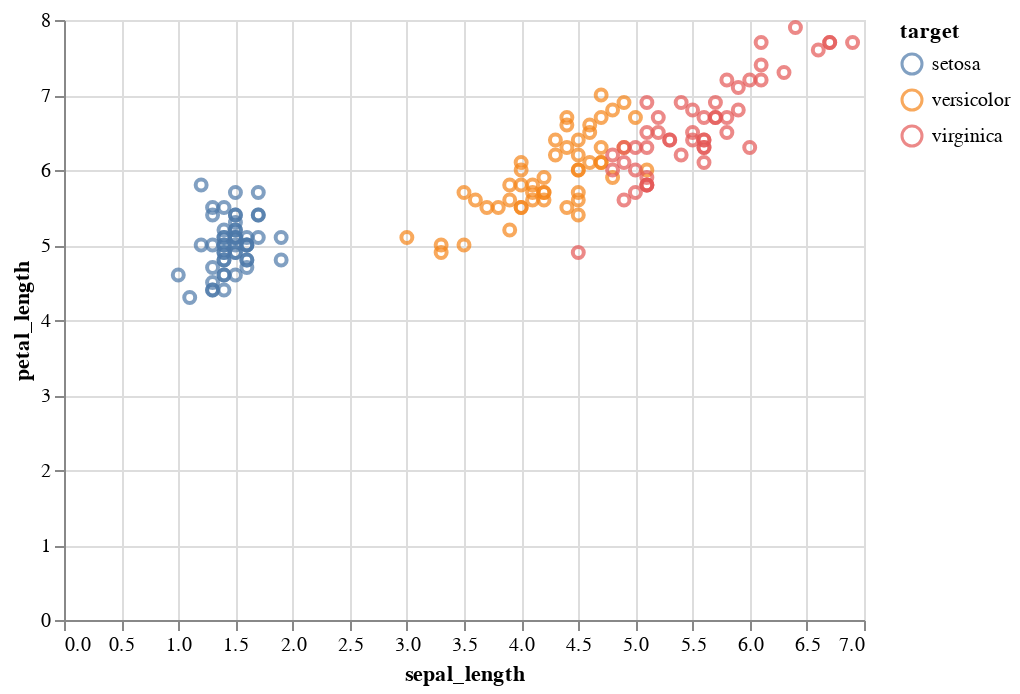

Notebook cell for this chart:
### Markdown cell above
## Altair Library

### Code cell
import altair as alt
import pandas as pd
import numpy as np

alt.Chart(data).mark_point().encode(
  alt.X('sepal_length') ,
  alt.Y('petal_length') ,
  alt.Color('target') , 
  tooltip = [alt.Tooltip('target') , 
             alt.Tooltip('sepal_width') , 
             alt.Tooltip('petal_width')]
)

### Figure 1 — Vega-Lite specification as saved in the notebook (floating-point values rounded to 4 significant figures; data arrays with more than 128 entries replaced by an {"elided": "..."} marker saying what was removed)
{"config": {"view": {"continuousWidth": 400, "continuousHeight": 300}}, "data": {"name": "data-46d15b0a5a50fdcbfef17c9f182819de"}, "mark": "point", "encoding": {"color": {"type": "nominal", "field": "target"}, "tooltip": [{"type": "nominal", "field": "target"}, {"type": "quantitative", "field": "sepal_width"}, {"type": "quantitative", "field": "petal_width"}], "x": {"type": "quantitative", "field": "sepal_length"}, "y": {"type": "quantitative", "field": "petal_length"}}, "$schema": "https://vega.github.io/schema/vega-lite/v4.8.1.json", "datasets": {"data-46d15b0a5a50fdcbfef17c9f182819de": {"elided": "150 records"}}}
